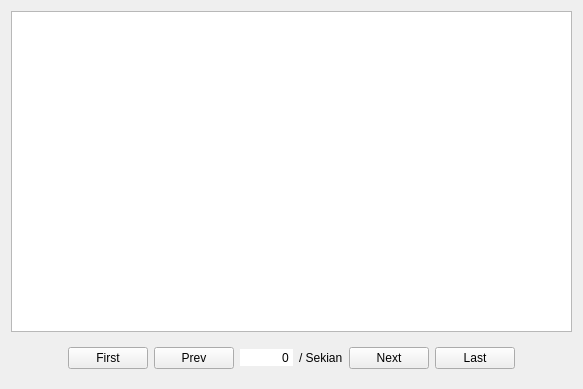
<?xml version="1.0" encoding="UTF-8"?>
<ui version="4.0">
 <class>PaginatedTableView</class>
 <widget class="QWidget" name="PaginatedTableView">
  <property name="geometry">
   <rect>
    <x>0</x>
    <y>0</y>
    <width>583</width>
    <height>389</height>
   </rect>
  </property>
  <property name="windowTitle">
   <string>PaginatedTableView</string>
  </property>
  <layout class="QVBoxLayout" name="verticalLayout">
   <item>
    <widget class="QTableView" name="tableView"/>
   </item>
   <item>
    <widget class="QWidget" name="nav" native="true">
     <layout class="QHBoxLayout" name="horizontalLayout_2">
      <item>
       <spacer name="horizontalSpacer">
        <property name="orientation">
         <enum>Qt::Horizontal</enum>
        </property>
        <property name="sizeHint" stdset="0">
         <size>
          <width>40</width>
          <height>20</height>
         </size>
        </property>
       </spacer>
      </item>
      <item>
       <widget class="QPushButton" name="push1">
        <property name="sizePolicy">
         <sizepolicy hsizetype="Maximum" vsizetype="Fixed">
          <horstretch>0</horstretch>
          <verstretch>0</verstretch>
         </sizepolicy>
        </property>
        <property name="text">
         <string>First</string>
        </property>
       </widget>
      </item>
      <item>
       <widget class="QPushButton" name="push2">
        <property name="sizePolicy">
         <sizepolicy hsizetype="Maximum" vsizetype="Fixed">
          <horstretch>0</horstretch>
          <verstretch>0</verstretch>
         </sizepolicy>
        </property>
        <property name="text">
         <string>Prev</string>
        </property>
       </widget>
      </item>
      <item>
       <layout class="QHBoxLayout" name="horizontalLayout">
        <item>
         <widget class="QSpinBox" name="spinBox">
          <property name="minimumSize">
           <size>
            <width>53</width>
            <height>0</height>
           </size>
          </property>
          <property name="frame">
           <bool>false</bool>
          </property>
          <property name="alignment">
           <set>Qt::AlignRight|Qt::AlignTrailing|Qt::AlignVCenter</set>
          </property>
          <property name="buttonSymbols">
           <enum>QAbstractSpinBox::NoButtons</enum>
          </property>
         </widget>
        </item>
        <item>
         <widget class="QLabel" name="label">
          <property name="text">
           <string>/ Sekian</string>
          </property>
         </widget>
        </item>
       </layout>
      </item>
      <item>
       <widget class="QPushButton" name="push3">
        <property name="sizePolicy">
         <sizepolicy hsizetype="Maximum" vsizetype="Fixed">
          <horstretch>0</horstretch>
          <verstretch>0</verstretch>
         </sizepolicy>
        </property>
        <property name="text">
         <string>Next</string>
        </property>
       </widget>
      </item>
      <item>
       <widget class="QPushButton" name="push4">
        <property name="sizePolicy">
         <sizepolicy hsizetype="Maximum" vsizetype="Fixed">
          <horstretch>0</horstretch>
          <verstretch>0</verstretch>
         </sizepolicy>
        </property>
        <property name="text">
         <string>Last</string>
        </property>
       </widget>
      </item>
      <item>
       <spacer name="horizontalSpacer_2">
        <property name="orientation">
         <enum>Qt::Horizontal</enum>
        </property>
        <property name="sizeHint" stdset="0">
         <size>
          <width>40</width>
          <height>20</height>
         </size>
        </property>
       </spacer>
      </item>
     </layout>
    </widget>
   </item>
  </layout>
 </widget>
 <resources/>
 <connections/>
</ui>
